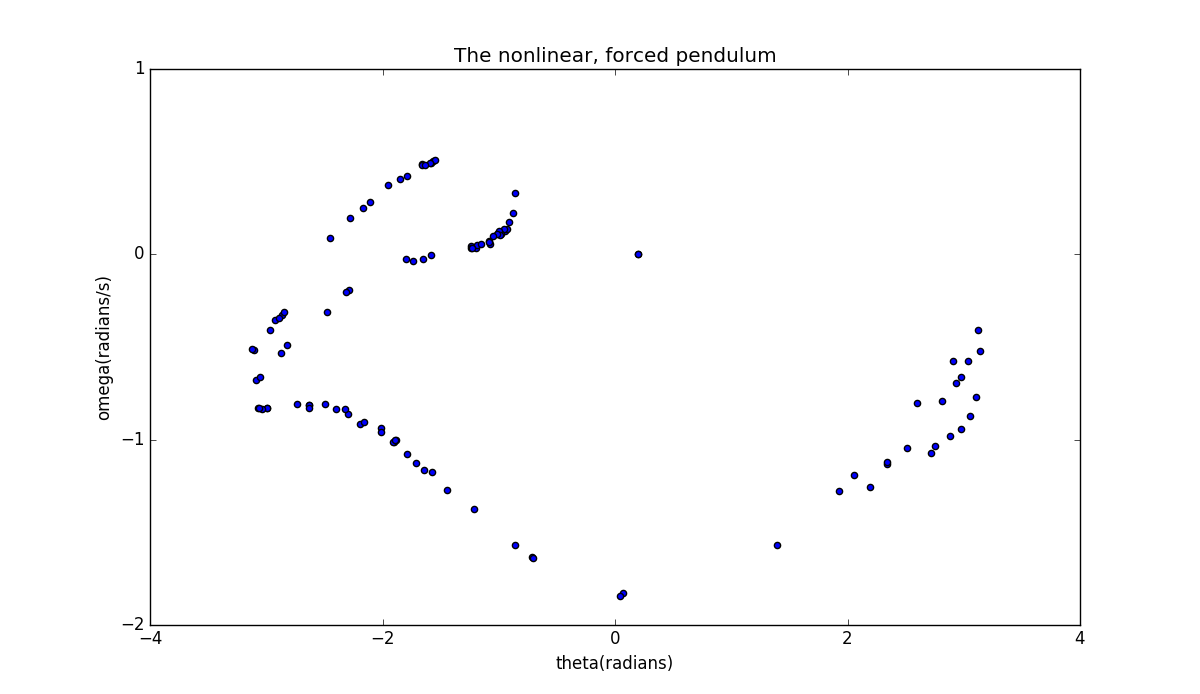

Generate this figure with Python:
import math
omega = []
theta = []
t = []
omega_p = []
theta_p = []
g = 9.8
l = 9.8
F = 1.2
q = 0.5
Omega = (g/l)**0.5
Omega_D = 2./3
dt = 0.04
omega.append(0)
theta.append(0.2)
t.append(0)
omega_p.append(0)
theta_p.append(0.2)
for i in range(int(25000)):
	tmp1 = omega[i]-g*math.sin(theta[i])*dt/l-q*omega[i]*dt+F*math.sin(t[i]*Omega_D)*dt
	omega.append(tmp1)
	tmp2 = theta[i]+omega[i+1]*dt
	tmp3 = t[i]+dt
	t.append(tmp3)
	while abs(tmp2)>math.pi:
		if tmp2>math.pi:
			tmp2=tmp2-2*math.pi
		else:
			tmp2=tmp2+2*math.pi
	theta.append(tmp2)
for i in range(int(25000)):
	for n in range(int(8000)):
		if abs(t[i]-2*n*math.pi/Omega_D)<0.5*dt:
			omega_p.append(omega[i])
			theta_p.append(theta[i])
from pylab import *
figure(figsize=(12,10),dpi=100)
title('The nonlinear, forced pendulum')
ylabel('omega(radians/s)')
xlabel('theta(radians)')
xlim(-4,4)
ylim(-2,1)
xticks([-4,-2,0,2,4])
yticks([-2,-1,0,1])
scatter(theta_p,omega_p,c='blue')
show()
